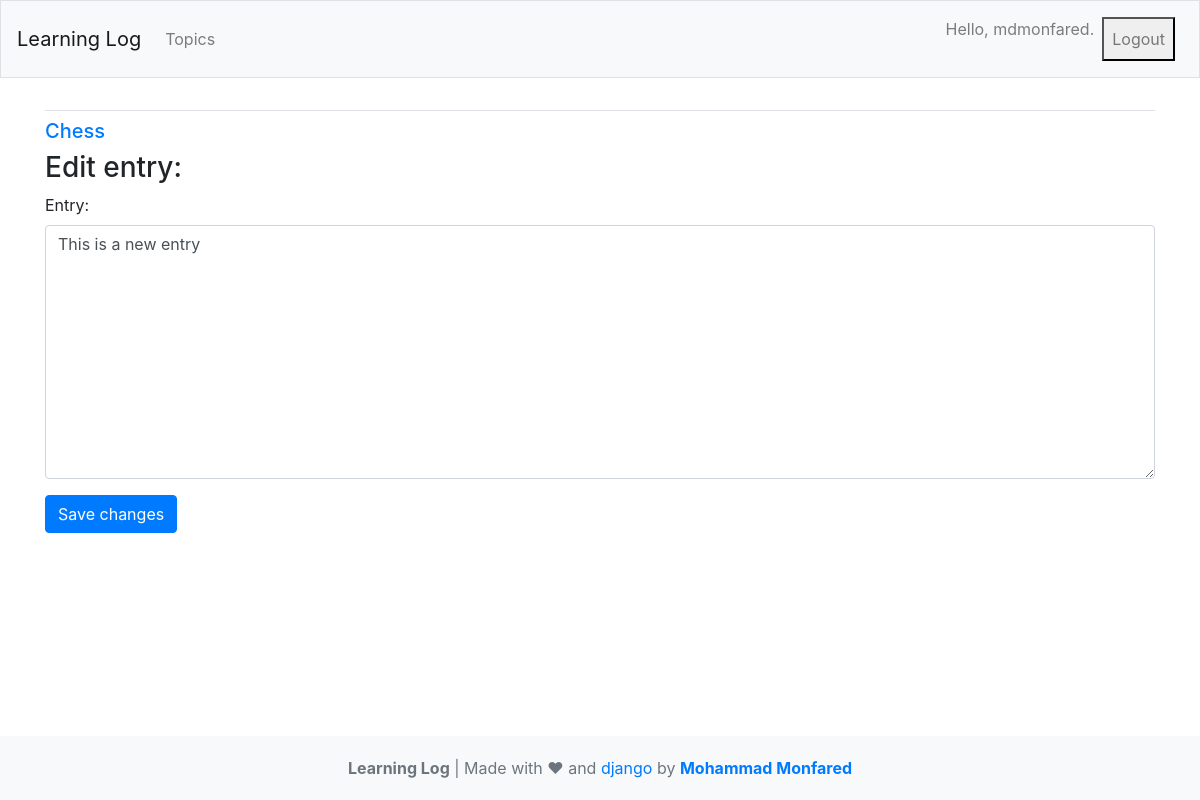
The app's page /edit_entry/5/ (signed in), older data.
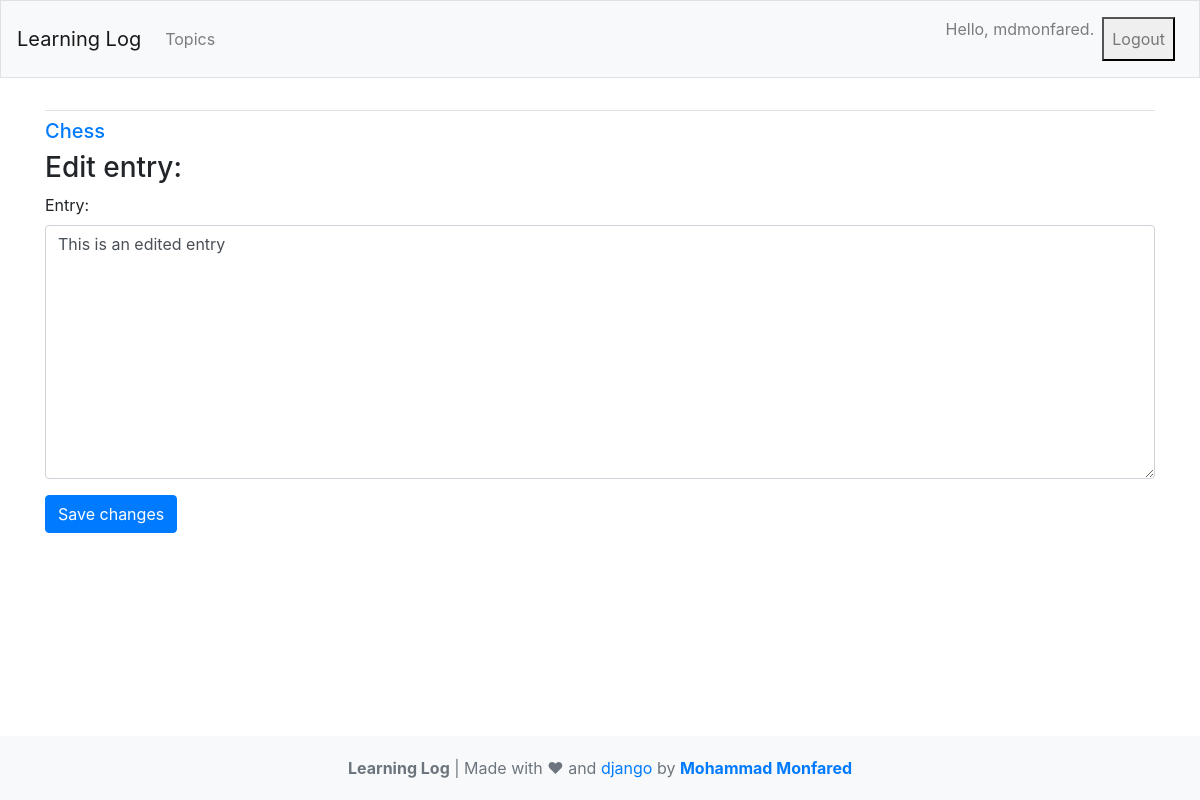
The same page, newer data.
### learning_logs/models.py (models this page shows, shortened)
class Entry(models.Model):
    topic = models.ForeignKey(Topic, on_delete=models.CASCADE)
    text = models.TextField()
    date_added = models.DateTimeField(auto_now_add=True)
    class Meta:
        verbose_name_plural = 'entries'

### learning_logs/views.py (the view)
# urls.py: path('edit_entry/<int:entry_id>/', views.edit_entry, name='edit_entry'),
@login_required()
def edit_entry(request, entry_id):
    entry = Entry.objects.get(id=entry_id)
    topic = entry.topic
    check_topic_owner(topic, request)
    if request.method != 'POST':
        form = EntryForm(instance=entry)
    else:
        form = EntryForm(instance=entry, data=request.POST)
        if form.is_valid():
            form.save()
            return redirect('learning_logs:topic', topic_id=topic.id)
    context = {'entry': entry, 'topic': topic, 'form': form}
    return render(request, 'learning_logs/edit_entry.html', context)

### learning_logs/forms.py
class EntryForm(forms.ModelForm):
    class Meta:
        model = Entry
        fields = ['text']
        labels = {'text': 'Entry:'}
        widgets = {'text': forms.Textarea(attrs={'col': 80})}

### learning_logs/models.py (called while the page is built)
    def __str__(self):
        return self.text

### learning_logs/views.py (called while the page is built)
def check_topic_owner(topic, request):
    if topic.owner != request.user:
        raise Http404

### learning_logs/templates/learning_logs/edit_entry.html (shortened to what this page needs)
{% extends "learning_logs/base.html"%}
{% load bootstrap4 %}
{% block content %}
    <h5><a href="{% url 'learning_logs:topic' topic.id %}">{{ topic }}</a></h5>
    <h3>Edit entry:</h3>
    <form action="{% url 'learning_logs:edit_entry' entry.id %}" method='post' class="form">
        {% bootstrap_form form %}
        {% buttons %}
            <button name="submit" class="btn btn-primary">Save changes</button>
        {% endbuttons %}
    </form>
{% endblock content%}

Row changes from the older to the newer data that the page shows:
changed Entry: text "This is a new entry" → "This is an edited entry"
